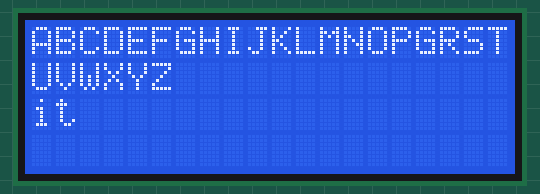
A sketch run on a simulated Arduino Uno, built with avr-gcc and run on an emulated ATmega328P. Shown: 20×4 character LCD.

Above: at 4.5 s.
At 5.85 s:
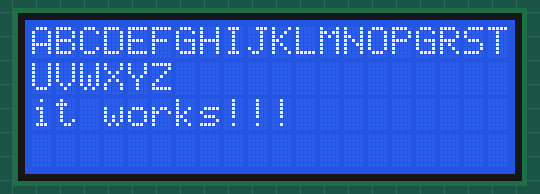
At 6.6 s:
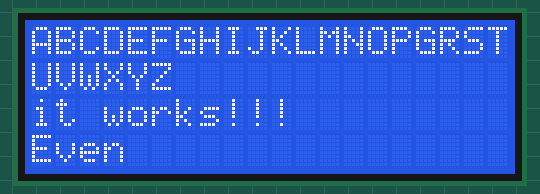
At 7.35 s:
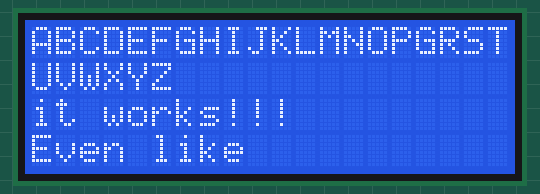
At 22.25 s:
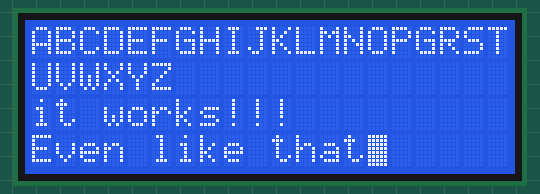
At 39.75 s:
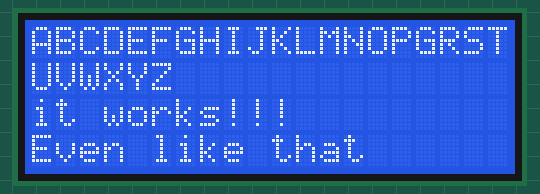

Measured:
- what the display in image 4 shows lasts 0.5 s, from 22.0 s to 22.5 s

The sketch:

CoolPrint.ino
```cpp
#include <LiquidCrystal_I2C.h>
LiquidCrystal_I2C lcd(0x27, 20, 4);


//-------------------SETTINGS-------------------//
#define tmr0 500    //Cursor flicker rate, ms
#define tmr1 150    //Character output rate, ms

//---Separate elapsed time flags for cursor, text input and LED---//
unsigned long CursorPassedTime = 0;
unsigned long CharPassedTime = 0;

unsigned char for_i = 0;            //Variable for serial output
unsigned char CursorX, CursorY;     //Cursor coordinates

String ToWrite;                     //Queue of output

bool CursorF;                       //Flag for the cursor


void setup(){
  lcd.init();
  lcd.backlight();

  //--------------------Setting coordinates and the text--------------------//
  CursorX = 0; CursorY = 0;
  ToWrite = "ABCDEFGHIJKLMNOPGRSTUVWXYZ/nit works!!!        Even like that";
}

void loop(){
  //----------Printing the text----------//
  if (ToWrite != ""){
    if (millis() - CharPassedTime >= tmr1){
      if (for_i < ToWrite.length()){
        lcd.setCursor(CursorX, CursorY);
        CharPassedTime = millis();
        CursorX++;
        if (ToWrite[for_i] == '/' && ToWrite[for_i+1] == 'n'){           //Processing the "/n" command
          lcd.print(' ');
          CursorX = 0;
          CursorY++;
          for_i += 2;
        } else if (ToWrite[for_i] == ' ' && ToWrite[for_i+1] == ' '){    //Skipping spaces
          char i;
          for (i = 2; i <= 80; i++){
            if (ToWrite[for_i+i] != ' '){
              break;
            }
          }
          CursorX += i;
          for_i += i;
        } else {
          lcd.print(ToWrite[for_i]);
          for_i++;
        }
      } else {
        ToWrite = "";
        for_i = 0;
      }
    }
  }

  //----------blinking the cursor----------//
  if (millis() - CursorPassedTime >= tmr0){
    lcd.setCursor(CursorX, CursorY);
    CursorPassedTime = millis();
    if(CursorF){
      lcd.write(255);
    } else {
      lcd.print(" ");
    }
    CursorF = !CursorF;
  }

  //---moving to the next line---//
  if (CursorX>19){
    CursorX = 0;
    CursorY++;
  }
  if (CursorY>3) CursorY = 0;
}
```
